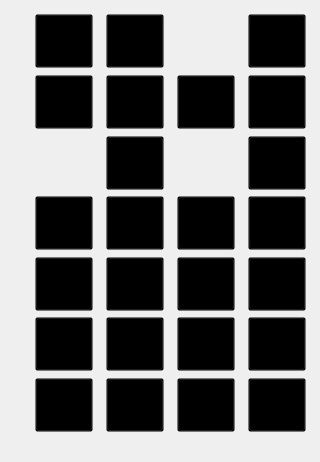
<?xml version="1.0" encoding="UTF-8"?>
<ui version="4.0">
 <class>MainWindow</class>
 <widget class="QMainWindow" name="MainWindow">
  <property name="windowModality">
   <enum>Qt::ApplicationModal</enum>
  </property>
  <property name="geometry">
   <rect>
    <x>0</x>
    <y>0</y>
    <width>320</width>
    <height>462</height>
   </rect>
  </property>
  <property name="minimumSize">
   <size>
    <width>320</width>
    <height>462</height>
   </size>
  </property>
  <property name="maximumSize">
   <size>
    <width>320</width>
    <height>462</height>
   </size>
  </property>
  <property name="windowTitle">
   <string>MainWindow</string>
  </property>
  <property name="autoFillBackground">
   <bool>true</bool>
  </property>
  <widget class="QWidget" name="centralWidget">
   <widget class="QWidget" name="gridLayoutWidget">
    <property name="geometry">
     <rect>
      <x>0</x>
      <y>0</y>
      <width>324</width>
      <height>441</height>
     </rect>
    </property>
    <layout class="QGridLayout" name="gridLayout">
     <property name="leftMargin">
      <number>32</number>
     </property>
     <property name="topMargin">
      <number>14</number>
     </property>
     <property name="rightMargin">
      <number>12</number>
     </property>
     <property name="horizontalSpacing">
      <number>10</number>
     </property>
     <property name="verticalSpacing">
      <number>8</number>
     </property>
     <item row="0" column="4">
      <widget class="QPushButton" name="pushButton_10">
       <property name="minimumSize">
        <size>
         <width>58</width>
         <height>54</height>
        </size>
       </property>
       <property name="maximumSize">
        <size>
         <width>58</width>
         <height>54</height>
        </size>
       </property>
       <property name="styleSheet">
        <string notr="true">background-color: rgba(0, 0, 0, 0);</string>
       </property>
       <property name="text">
        <string/>
       </property>
       <property name="icon">
        <iconset resource="resource.qrc">
         <normaloff>:/cm.png</normaloff>:/cm.png</iconset>
       </property>
       <property name="iconSize">
        <size>
         <width>58</width>
         <height>54</height>
        </size>
       </property>
      </widget>
     </item>
     <item row="0" column="2">
      <widget class="QPushButton" name="btnForward">
       <property name="minimumSize">
        <size>
         <width>58</width>
         <height>54</height>
        </size>
       </property>
       <property name="maximumSize">
        <size>
         <width>58</width>
         <height>54</height>
        </size>
       </property>
       <property name="styleSheet">
        <string notr="true">background-color: rgba(0, 0, 0, 0);</string>
       </property>
       <property name="text">
        <string notr="true"/>
       </property>
       <property name="icon">
        <iconset resource="resource.qrc">
         <normaloff>:/forward.png</normaloff>:/forward.png</iconset>
       </property>
       <property name="iconSize">
        <size>
         <width>58</width>
         <height>54</height>
        </size>
       </property>
      </widget>
     </item>
     <item row="1" column="3">
      <widget class="QPushButton" name="pushButton_16">
       <property name="minimumSize">
        <size>
         <width>58</width>
         <height>54</height>
        </size>
       </property>
       <property name="maximumSize">
        <size>
         <width>58</width>
         <height>54</height>
        </size>
       </property>
       <property name="styleSheet">
        <string notr="true">background-color: rgba(0, 0, 0, 0);</string>
       </property>
       <property name="text">
        <string/>
       </property>
       <property name="icon">
        <iconset resource="resource.qrc">
         <normaloff>:/right.png</normaloff>:/right.png</iconset>
       </property>
       <property name="iconSize">
        <size>
         <width>58</width>
         <height>54</height>
        </size>
       </property>
      </widget>
     </item>
     <item row="1" column="4">
      <widget class="QPushButton" name="pushButton_9">
       <property name="minimumSize">
        <size>
         <width>58</width>
         <height>54</height>
        </size>
       </property>
       <property name="maximumSize">
        <size>
         <width>58</width>
         <height>54</height>
        </size>
       </property>
       <property name="styleSheet">
        <string notr="true">background-color: rgba(0, 0, 0, 0);</string>
       </property>
       <property name="text">
        <string/>
       </property>
       <property name="icon">
        <iconset resource="resource.qrc">
         <normaloff>:/alarm.png</normaloff>:/alarm.png</iconset>
       </property>
       <property name="iconSize">
        <size>
         <width>58</width>
         <height>54</height>
        </size>
       </property>
      </widget>
     </item>
     <item row="7" column="4">
      <widget class="QPushButton" name="pushButton_13">
       <property name="minimumSize">
        <size>
         <width>58</width>
         <height>54</height>
        </size>
       </property>
       <property name="maximumSize">
        <size>
         <width>58</width>
         <height>54</height>
        </size>
       </property>
       <property name="styleSheet">
        <string notr="true">background-color: rgba(0, 0, 0, 0);</string>
       </property>
       <property name="text">
        <string/>
       </property>
       <property name="icon">
        <iconset resource="resource.qrc">
         <normaloff>:/tick.png</normaloff>:/tick.png</iconset>
       </property>
       <property name="iconSize">
        <size>
         <width>58</width>
         <height>54</height>
        </size>
       </property>
      </widget>
     </item>
     <item row="4" column="2">
      <widget class="QPushButton" name="pushButton_2">
       <property name="minimumSize">
        <size>
         <width>58</width>
         <height>54</height>
        </size>
       </property>
       <property name="maximumSize">
        <size>
         <width>58</width>
         <height>54</height>
        </size>
       </property>
       <property name="styleSheet">
        <string notr="true">background-color: rgba(0, 0, 0, 0);</string>
       </property>
       <property name="text">
        <string/>
       </property>
       <property name="icon">
        <iconset resource="resource.qrc">
         <normaloff>:/down.png</normaloff>:/down.png</iconset>
       </property>
       <property name="iconSize">
        <size>
         <width>58</width>
         <height>54</height>
        </size>
       </property>
      </widget>
     </item>
     <item row="6" column="4">
      <widget class="QPushButton" name="pushButton_14">
       <property name="minimumSize">
        <size>
         <width>58</width>
         <height>54</height>
        </size>
       </property>
       <property name="maximumSize">
        <size>
         <width>58</width>
         <height>54</height>
        </size>
       </property>
       <property name="styleSheet">
        <string notr="true">background-color: rgba(0, 0, 0, 0);</string>
       </property>
       <property name="text">
        <string/>
       </property>
       <property name="icon">
        <iconset resource="resource.qrc">
         <normaloff>:/test.png</normaloff>:/test.png</iconset>
       </property>
       <property name="iconSize">
        <size>
         <width>58</width>
         <height>54</height>
        </size>
       </property>
      </widget>
     </item>
     <item row="4" column="4">
      <widget class="QPushButton" name="pushButton_11">
       <property name="minimumSize">
        <size>
         <width>58</width>
         <height>54</height>
        </size>
       </property>
       <property name="maximumSize">
        <size>
         <width>58</width>
         <height>54</height>
        </size>
       </property>
       <property name="styleSheet">
        <string notr="true">background-color: rgba(0, 0, 0, 0);</string>
       </property>
       <property name="text">
        <string/>
       </property>
       <property name="icon">
        <iconset resource="resource.qrc">
         <normaloff>:/ce.png</normaloff>:/ce.png</iconset>
       </property>
       <property name="iconSize">
        <size>
         <width>58</width>
         <height>54</height>
        </size>
       </property>
      </widget>
     </item>
     <item row="5" column="4">
      <widget class="QPushButton" name="pushButton_12">
       <property name="minimumSize">
        <size>
         <width>58</width>
         <height>54</height>
        </size>
       </property>
       <property name="maximumSize">
        <size>
         <width>58</width>
         <height>54</height>
        </size>
       </property>
       <property name="styleSheet">
        <string notr="true">background-color: rgba(0, 0, 0, 0);</string>
       </property>
       <property name="text">
        <string/>
       </property>
       <property name="icon">
        <iconset resource="resource.qrc">
         <normaloff>:/x2.png</normaloff>:/x2.png</iconset>
       </property>
       <property name="iconSize">
        <size>
         <width>58</width>
         <height>54</height>
        </size>
       </property>
      </widget>
     </item>
     <item row="1" column="2">
      <widget class="QPushButton" name="pushButton_3">
       <property name="minimumSize">
        <size>
         <width>58</width>
         <height>54</height>
        </size>
       </property>
       <property name="maximumSize">
        <size>
         <width>58</width>
         <height>54</height>
        </size>
       </property>
       <property name="styleSheet">
        <string notr="true">background-color: rgba(0, 0, 0, 0);</string>
       </property>
       <property name="text">
        <string/>
       </property>
       <property name="icon">
        <iconset resource="resource.qrc">
         <normaloff>:/park.png</normaloff>:/park.png</iconset>
       </property>
       <property name="iconSize">
        <size>
         <width>58</width>
         <height>54</height>
        </size>
       </property>
      </widget>
     </item>
     <item row="8" column="4">
      <widget class="QPushButton" name="pushButton_8">
       <property name="minimumSize">
        <size>
         <width>58</width>
         <height>54</height>
        </size>
       </property>
       <property name="maximumSize">
        <size>
         <width>58</width>
         <height>54</height>
        </size>
       </property>
       <property name="styleSheet">
        <string notr="true">background-color: rgba(0, 0, 0, 0);</string>
       </property>
       <property name="text">
        <string/>
       </property>
       <property name="icon">
        <iconset resource="resource.qrc">
         <normaloff>:/go.png</normaloff>:/go.png</iconset>
       </property>
       <property name="iconSize">
        <size>
         <width>58</width>
         <height>54</height>
        </size>
       </property>
      </widget>
     </item>
     <item row="5" column="2">
      <widget class="QPushButton" name="pushButton_5">
       <property name="minimumSize">
        <size>
         <width>58</width>
         <height>54</height>
        </size>
       </property>
       <property name="maximumSize">
        <size>
         <width>58</width>
         <height>54</height>
        </size>
       </property>
       <property name="styleSheet">
        <string notr="true">background-color: rgba(0, 0, 0, 0);</string>
       </property>
       <property name="text">
        <string/>
       </property>
       <property name="icon">
        <iconset resource="resource.qrc">
         <normaloff>:/8.png</normaloff>:/8.png</iconset>
       </property>
       <property name="iconSize">
        <size>
         <width>58</width>
         <height>54</height>
        </size>
       </property>
      </widget>
     </item>
     <item row="5" column="1">
      <widget class="QPushButton" name="pushButton_6">
       <property name="minimumSize">
        <size>
         <width>58</width>
         <height>54</height>
        </size>
       </property>
       <property name="maximumSize">
        <size>
         <width>58</width>
         <height>54</height>
        </size>
       </property>
       <property name="styleSheet">
        <string notr="true">background-color: rgba(0, 0, 0, 0);</string>
       </property>
       <property name="text">
        <string/>
       </property>
       <property name="icon">
        <iconset resource="resource.qrc">
         <normaloff>:/7.png</normaloff>:/7.png</iconset>
       </property>
       <property name="iconSize">
        <size>
         <width>58</width>
         <height>54</height>
        </size>
       </property>
      </widget>
     </item>
     <item row="6" column="3">
      <widget class="QPushButton" name="pushButton_7">
       <property name="minimumSize">
        <size>
         <width>58</width>
         <height>54</height>
        </size>
       </property>
       <property name="maximumSize">
        <size>
         <width>58</width>
         <height>54</height>
        </size>
       </property>
       <property name="styleSheet">
        <string notr="true">background-color: rgba(0, 0, 0, 0);</string>
       </property>
       <property name="text">
        <string/>
       </property>
       <property name="icon">
        <iconset resource="resource.qrc">
         <normaloff>:/6.png</normaloff>:/6.png</iconset>
       </property>
       <property name="iconSize">
        <size>
         <width>58</width>
         <height>54</height>
        </size>
       </property>
      </widget>
     </item>
     <item row="6" column="2">
      <widget class="QPushButton" name="pushButton_17">
       <property name="minimumSize">
        <size>
         <width>58</width>
         <height>54</height>
        </size>
       </property>
       <property name="maximumSize">
        <size>
         <width>58</width>
         <height>54</height>
        </size>
       </property>
       <property name="styleSheet">
        <string notr="true">background-color: rgba(0, 0, 0, 0);</string>
       </property>
       <property name="text">
        <string/>
       </property>
       <property name="icon">
        <iconset resource="resource.qrc">
         <normaloff>:/5.png</normaloff>:/5.png</iconset>
       </property>
       <property name="iconSize">
        <size>
         <width>58</width>
         <height>54</height>
        </size>
       </property>
      </widget>
     </item>
     <item row="6" column="1">
      <widget class="QPushButton" name="pushButton_18">
       <property name="minimumSize">
        <size>
         <width>58</width>
         <height>54</height>
        </size>
       </property>
       <property name="maximumSize">
        <size>
         <width>58</width>
         <height>54</height>
        </size>
       </property>
       <property name="styleSheet">
        <string notr="true">background-color: rgba(0, 0, 0, 0);</string>
       </property>
       <property name="text">
        <string/>
       </property>
       <property name="icon">
        <iconset resource="resource.qrc">
         <normaloff>:/4.png</normaloff>:/4.png</iconset>
       </property>
       <property name="iconSize">
        <size>
         <width>58</width>
         <height>54</height>
        </size>
       </property>
      </widget>
     </item>
     <item row="7" column="1">
      <widget class="QPushButton" name="pushButton_19">
       <property name="minimumSize">
        <size>
         <width>58</width>
         <height>54</height>
        </size>
       </property>
       <property name="maximumSize">
        <size>
         <width>58</width>
         <height>54</height>
        </size>
       </property>
       <property name="styleSheet">
        <string notr="true">background-color: rgba(0, 0, 0, 0);</string>
       </property>
       <property name="text">
        <string/>
       </property>
       <property name="icon">
        <iconset resource="resource.qrc">
         <normaloff>:/1.png</normaloff>:/1.png</iconset>
       </property>
       <property name="iconSize">
        <size>
         <width>58</width>
         <height>54</height>
        </size>
       </property>
      </widget>
     </item>
     <item row="7" column="2">
      <widget class="QPushButton" name="pushButton_20">
       <property name="minimumSize">
        <size>
         <width>58</width>
         <height>54</height>
        </size>
       </property>
       <property name="maximumSize">
        <size>
         <width>58</width>
         <height>54</height>
        </size>
       </property>
       <property name="styleSheet">
        <string notr="true">background-color: rgba(0, 0, 0, 0);</string>
       </property>
       <property name="text">
        <string/>
       </property>
       <property name="icon">
        <iconset resource="resource.qrc">
         <normaloff>:/2.png</normaloff>:/2.png</iconset>
       </property>
       <property name="iconSize">
        <size>
         <width>58</width>
         <height>54</height>
        </size>
       </property>
      </widget>
     </item>
     <item row="7" column="3">
      <widget class="QPushButton" name="pushButton_21">
       <property name="minimumSize">
        <size>
         <width>58</width>
         <height>54</height>
        </size>
       </property>
       <property name="maximumSize">
        <size>
         <width>58</width>
         <height>54</height>
        </size>
       </property>
       <property name="styleSheet">
        <string notr="true">background-color: rgba(0, 0, 0, 0);</string>
       </property>
       <property name="text">
        <string/>
       </property>
       <property name="icon">
        <iconset resource="resource.qrc">
         <normaloff>:/3.png</normaloff>:/3.png</iconset>
       </property>
       <property name="iconSize">
        <size>
         <width>58</width>
         <height>54</height>
        </size>
       </property>
      </widget>
     </item>
     <item row="8" column="2">
      <widget class="QPushButton" name="pushButton_22">
       <property name="minimumSize">
        <size>
         <width>58</width>
         <height>54</height>
        </size>
       </property>
       <property name="maximumSize">
        <size>
         <width>58</width>
         <height>54</height>
        </size>
       </property>
       <property name="styleSheet">
        <string notr="true">background-color: rgba(0, 0, 0, 0);</string>
       </property>
       <property name="text">
        <string/>
       </property>
       <property name="icon">
        <iconset resource="resource.qrc">
         <normaloff>:/0.png</normaloff>:/0.png</iconset>
       </property>
       <property name="iconSize">
        <size>
         <width>58</width>
         <height>54</height>
        </size>
       </property>
      </widget>
     </item>
     <item row="8" column="3">
      <widget class="QPushButton" name="pushButton_23">
       <property name="minimumSize">
        <size>
         <width>58</width>
         <height>54</height>
        </size>
       </property>
       <property name="maximumSize">
        <size>
         <width>58</width>
         <height>54</height>
        </size>
       </property>
       <property name="styleSheet">
        <string notr="true">background-color: rgba(0, 0, 0, 0);</string>
       </property>
       <property name="text">
        <string/>
       </property>
       <property name="icon">
        <iconset resource="resource.qrc">
         <normaloff>:/out.png</normaloff>:/out.png</iconset>
       </property>
       <property name="iconSize">
        <size>
         <width>58</width>
         <height>54</height>
        </size>
       </property>
      </widget>
     </item>
     <item row="0" column="1">
      <widget class="QPushButton" name="btnPair">
       <property name="minimumSize">
        <size>
         <width>58</width>
         <height>54</height>
        </size>
       </property>
       <property name="maximumSize">
        <size>
         <width>58</width>
         <height>54</height>
        </size>
       </property>
       <property name="styleSheet">
        <string notr="true">background-color: rgba(0, 0, 0, 0);</string>
       </property>
       <property name="text">
        <string/>
       </property>
       <property name="icon">
        <iconset resource="resource.qrc">
         <normaloff>:/pairoff.png</normaloff>
         <normalon>:/pair.png</normalon>:/pairoff.png</iconset>
       </property>
       <property name="iconSize">
        <size>
         <width>58</width>
         <height>54</height>
        </size>
       </property>
      </widget>
     </item>
     <item row="1" column="1">
      <widget class="QPushButton" name="btntLeft">
       <property name="minimumSize">
        <size>
         <width>58</width>
         <height>54</height>
        </size>
       </property>
       <property name="maximumSize">
        <size>
         <width>58</width>
         <height>54</height>
        </size>
       </property>
       <property name="styleSheet">
        <string notr="true">background-color: rgba(0, 0, 0, 0);</string>
       </property>
       <property name="text">
        <string/>
       </property>
       <property name="icon">
        <iconset resource="resource.qrc">
         <normaloff>:/left.png</normaloff>:/left.png</iconset>
       </property>
       <property name="iconSize">
        <size>
         <width>58</width>
         <height>54</height>
        </size>
       </property>
      </widget>
     </item>
     <item row="8" column="1">
      <widget class="QPushButton" name="pushButton_24">
       <property name="minimumSize">
        <size>
         <width>58</width>
         <height>54</height>
        </size>
       </property>
       <property name="maximumSize">
        <size>
         <width>58</width>
         <height>54</height>
        </size>
       </property>
       <property name="styleSheet">
        <string notr="true">background-color: rgba(0, 0, 0, 0);</string>
       </property>
       <property name="text">
        <string/>
       </property>
       <property name="icon">
        <iconset resource="resource.qrc">
         <normaloff>:/in.png</normaloff>:/in.png</iconset>
       </property>
       <property name="iconSize">
        <size>
         <width>58</width>
         <height>54</height>
        </size>
       </property>
      </widget>
     </item>
     <item row="5" column="3">
      <widget class="QPushButton" name="pushButton_15">
       <property name="minimumSize">
        <size>
         <width>58</width>
         <height>54</height>
        </size>
       </property>
       <property name="maximumSize">
        <size>
         <width>58</width>
         <height>54</height>
        </size>
       </property>
       <property name="styleSheet">
        <string notr="true">background-color: rgba(0, 0, 0, 0);</string>
       </property>
       <property name="text">
        <string/>
       </property>
       <property name="icon">
        <iconset resource="resource.qrc">
         <normaloff>:/9.png</normaloff>:/9.png</iconset>
       </property>
       <property name="iconSize">
        <size>
         <width>58</width>
         <height>54</height>
        </size>
       </property>
      </widget>
     </item>
    </layout>
   </widget>
  </widget>
  <widget class="QMenuBar" name="menuBar">
   <property name="geometry">
    <rect>
     <x>0</x>
     <y>0</y>
     <width>320</width>
     <height>27</height>
    </rect>
   </property>
  </widget>
 </widget>
 <layoutdefault spacing="6" margin="11"/>
 <resources>
  <include location="resource.qrc"/>
 </resources>
 <connections/>
</ui>
